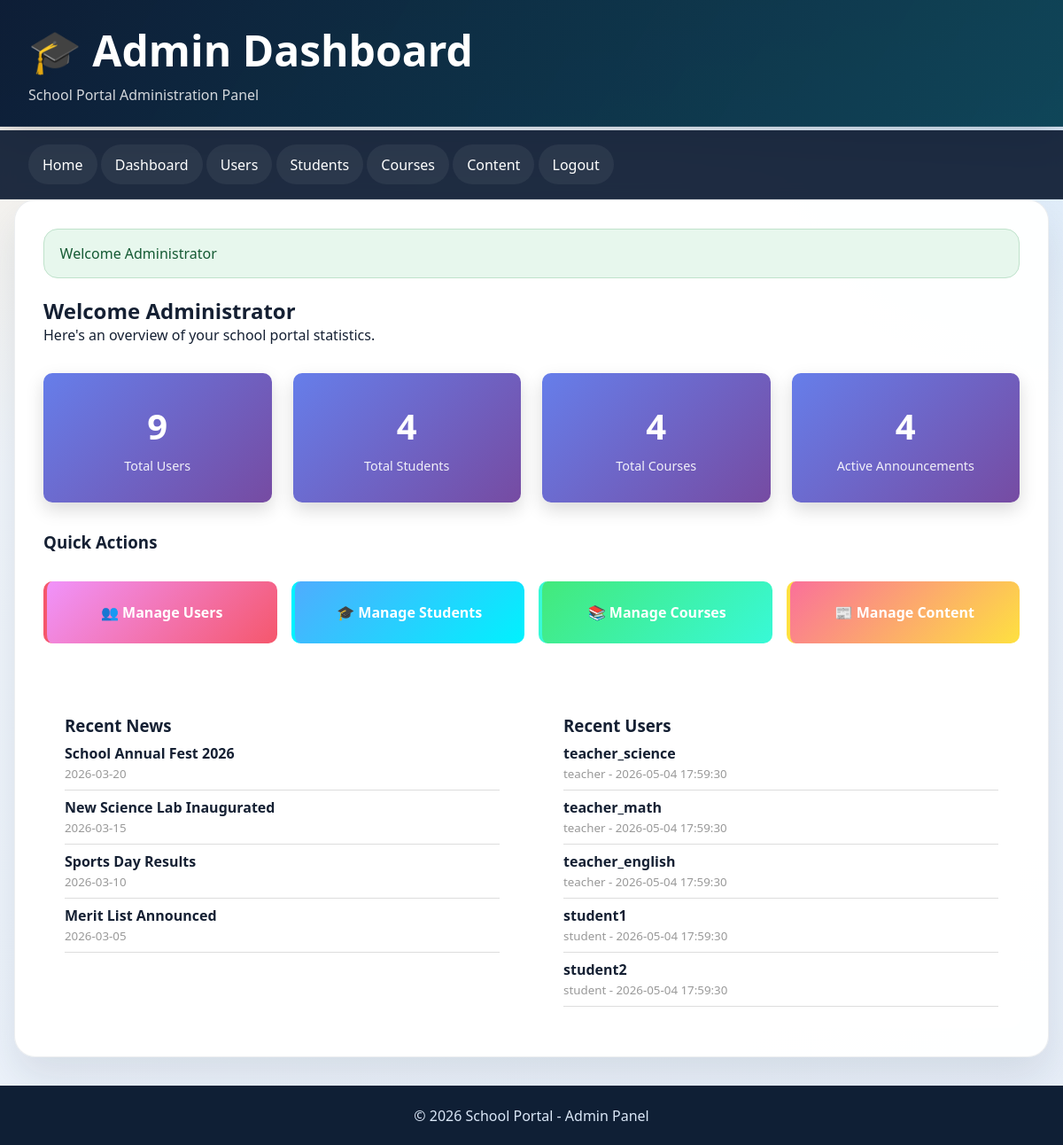
The page /pages/admin_dashboard.php (signed in) on the database its author committed.
### tables this page shows
CREATE TABLE news (
    id INT PRIMARY KEY AUTO_INCREMENT,
    title VARCHAR(200) NOT NULL,
    content LONGTEXT NOT NULL,
    author_id INT,
    category VARCHAR(50),
    published_date DATE,
    views INT DEFAULT 0,
    is_featured TINYINT DEFAULT 0,
    is_active TINYINT DEFAULT 1,
    created_at TIMESTAMP DEFAULT CURRENT_TIMESTAMP,
    updated_at TIMESTAMP DEFAULT CURRENT_TIMESTAMP ON UPDATE CURRENT_TIMESTAMP,
    FOREIGN KEY (author_id) REFERENCES users(id),
    INDEX idx_published_date (published_date),
    INDEX idx_category (category),
    INDEX idx_active (is_active)
);

CREATE TABLE users (
    id INT PRIMARY KEY AUTO_INCREMENT,
    username VARCHAR(50) NOT NULL UNIQUE,
    password VARCHAR(255) NOT NULL,
    email VARCHAR(100) NOT NULL UNIQUE,
    full_name VARCHAR(100) NOT NULL,
    role ENUM('admin', 'teacher', 'student', 'parent') DEFAULT 'student',
    department_id INT,
    phone VARCHAR(20),
    address TEXT,
    date_of_birth DATE,
    profile_picture VARCHAR(255),
    is_active TINYINT DEFAULT 1,
    last_login TIMESTAMP NULL,
    created_at TIMESTAMP DEFAULT CURRENT_TIMESTAMP,
    updated_at TIMESTAMP DEFAULT CURRENT_TIMESTAMP ON UPDATE CURRENT_TIMESTAMP,
    FOREIGN KEY (department_id) REFERENCES departments(id),
    INDEX idx_username (username),
    INDEX idx_email (email),
    INDEX idx_role (role),
    INDEX idx_active (is_active)
);

### pages/admin_dashboard.php (the view, shortened to what this page needs)
<?php
include '../includes/config.php';
$flash_welcome = $_SESSION['flash_welcome'] ?? '';
$stats = array();
$result = $conn->query("SELECT COUNT(*) as count FROM users");
$stats['total_users'] = $result->fetch_assoc()['count'];
$result = $conn->query("SELECT COUNT(*) as count FROM students");
$stats['total_students'] = $result->fetch_assoc()['count'];
$result = $conn->query("SELECT COUNT(*) as count FROM courses");
$stats['total_courses'] = $result->fetch_assoc()['count'];
$result = $conn->query("SELECT COUNT(*) as count FROM announcements WHERE is_active = 1 AND expiry_date IS NULL");
$stats['active_announcements'] = $result->fetch_assoc()['count'];
$recent_news = $conn->query("SELECT id, title, published_date FROM news ORDER BY published_date DESC LIMIT 5");
$recent_users = $conn->query("SELECT id, username, email, role, created_at FROM users ORDER BY created_at DESC LIMIT 5");
?>
<!DOCTYPE html>
<html lang="en">
<head>
    <link rel="stylesheet" href="../css/style.css">
</head>
<body>
    <header>
        <h1>🎓 Admin Dashboard</h1>
        <p>School Portal Administration Panel</p>
    </header>
    <nav>
        <a href="../index.html">Home</a>
        <a href="admin_dashboard.php">Dashboard</a>
        <a href="user_management.php">Users</a>
        <a href="student_management.php">Students</a>
        <a href="course_management.php">Courses</a>
        <a href="content_management.php">Content</a>
        <a href="logout.php">Logout</a>
    </nav>
    <div class="container">
        <div class="card">
            <?php if ($flash_welcome): ?>
                <div class="alert alert-success">
                    <?php echo htmlspecialchars($flash_welcome, ENT_QUOTES, 'UTF-8'); ?>
                </div>
            <?php endif; ?>
            <h2>Welcome Administrator</h2>
            <p>Here's an overview of your school portal statistics.</p>
            <div class="dashboard-grid">
                <div class="stat-card">
                    <h3><?php echo $stats['total_users']; ?></h3>
                    <p>Total Users</p>
                </div>
                <div class="stat-card">
                    <h3><?php echo $stats['total_students']; ?></h3>
                    <p>Total Students</p>
                </div>
                <div class="stat-card">
                    <h3><?php echo $stats['total_courses']; ?></h3>
                    <p>Total Courses</p>
                </div>
                <div class="stat-card">
                    <h3><?php echo $stats['active_announcements']; ?></h3>
                    <p>Active Announcements</p>
                </div>
            </div>
            <h3 style="margin-top: 2rem;">Quick Actions</h3>
            <div class="admin-nav">
                <a href="user_management.php" class="users">👥 Manage Users</a>
                <a href="student_management.php" class="students">🎓 Manage Students</a>
                <a href="course_management.php" class="courses">📚 Manage Courses</a>
                <a href="content_management.php" class="content">📰 Manage Content</a>
            </div>
            <div class="column-2">
                <div class="recent-section">
                    <h3>Recent News</h3>
                    <ul style="list-style: none; padding: 0;">
                        <?php
                        if ($recent_news && $recent_news->num_rows > 0) {
                            while ($news = $recent_news->fetch_assoc()) {
                                echo "<li style='padding: 0.5rem 0; border-bottom: 1px solid #ddd;'>";
                                echo "<strong>" . htmlspecialchars($news['title']) . "</strong>";
                                echo "<br><small style='color: #999;'>" . htmlspecialchars($news['published_date']) . "</small>";
                                echo "</li>";
                            }
                        }
                        ?>
                    </ul>
                </div>
                <div class="recent-section">
                    <h3>Recent Users</h3>
                    <ul style="list-style: none; padding: 0;">
                        <?php
                        if ($recent_users && $recent_users->num_rows > 0) {
                            while ($user = $recent_users->fetch_assoc()) {
                                echo "<li style='padding: 0.5rem 0; border-bottom: 1px solid #ddd;'>";
                                echo "<strong>" . htmlspecialchars($user['username']) . "</strong>";
                                echo "<br><small style='color: #999;'>" . htmlspecialchars($user['role']) . " - " . htmlspecialchars($user['created_at']) . "</small>";
                                echo "</li>";
                            }
                        }
                        ?>
                    </ul>
                </div>
            </div>
        </div>
    </div>
    <footer>
        <p>&copy; 2026 School Portal - Admin Panel</p>
    </footer>
</body>
</html>

### css/style.css (style rules this page uses)
* { margin: 0; padding: 0; box-sizing: border-box; }
body { font-family: "Segoe UI", Tahoma, Geneva, Verdana, sans-serif; background: radial-gradient(circle at top left, rgba(255, 214, 153, 0.22), transparent 30%), radial-gradient(circle at top right, rgba(108, 180, 238, 0.18), transparent 28%), linear-gradient(145deg, #f4f7fb 0%, #edf3fb 48%, #e7eef8 100%); color: #152033; min-height: 100vh; display: flex; flex-direction: column; }
a { color: inherit; }
.container { width: min(1180px, calc(100% - 32px)); margin: 0 auto; }
.site-header, header { color: #fff; background: linear-gradient(120deg, rgba(13, 29, 54, 0.95), rgba(15, 74, 92, 0.88)), linear-gradient(180deg, #102038, #0f2742); border-bottom: 1px solid rgba(255, 255, 255, 0.08); box-shadow: 0 18px 40px rgba(9, 24, 47, 0.18); }
header { padding: 1.5rem 2rem; margin-bottom: 1.25rem; }
header h1 { font-size: clamp(2rem, 4vw, 3.2rem); margin-bottom: 0.45rem; }
header p, .header-copy { font-size: 1rem; color: rgba(255, 255, 255, 0.82); max-width: 720px; }
.main-nav, nav { background: rgba(12, 27, 49, 0.92); backdrop-filter: blur(8px); border-bottom: 1px solid rgba(255, 255, 255, 0.06); }
nav { padding: 1rem 2rem; margin-top: -1rem; }
nav a { color: #fff; text-decoration: none; padding: 0.72rem 1rem; border-radius: 999px; transition: transform 0.2s ease, background 0.2s ease, box-shadow 0.2s ease; display: inline-block; background: rgba(255, 255, 255, 0.06); }
.card { background: rgba(255, 255, 255, 0.96); border: 1px solid rgba(17, 41, 69, 0.08); border-radius: 24px; box-shadow: 0 22px 45px rgba(18, 38, 63, 0.1); padding: 2rem; margin-bottom: 2rem; animation: slideIn 0.32s ease-out; }
.alert { padding: 1rem 1.1rem; border-radius: 16px; margin-bottom: 1.25rem; animation: slideIn 0.3s ease-out; border: 1px solid transparent; }
.alert-success { background: #e7f7ed; color: #155a34; border-color: #bfe2cb; }
.column-2 { display: grid; grid-template-columns: 1fr 1fr; gap: 1.5rem; }
footer { background: #0f1f35; color: #dbe8f8; text-align: center; padding: 1.4rem; margin-top: auto; }

### pages/admin_dashboard.php (style rules this page uses)
.dashboard-grid { display: grid; grid-template-columns: repeat(auto-fit, minmax(250px, 1fr)); gap: 1.5rem; margin: 2rem 0; }
.stat-card { background: linear-gradient(135deg, #667eea 0%, #764ba2 100%); color: white; padding: 2rem; border-radius: 10px; box-shadow: 0 8px 20px rgba(0, 0, 0, 0.15); text-align: center; }
.stat-card h3 { font-size: 2.5rem; margin-bottom: 0.5rem; }
.stat-card p { font-size: 0.9rem; opacity: 0.9; }
.admin-nav { display: grid; grid-template-columns: repeat(auto-fit, minmax(200px, 1fr)); gap: 1rem; margin: 2rem 0; }
.admin-nav a { display: block; background: white; padding: 1.5rem; border-radius: 10px; text-decoration: none; color: white; font-weight: 600; text-align: center; transition: 0.3s; border-left: 4px solid; }
.admin-nav a.users { background: linear-gradient(135deg, #f093fb 0%, #f5576c 100%); border-left-color: #f5576c; }
.admin-nav a.students { background: linear-gradient(135deg, #4facfe 0%, #00f2fe 100%); border-left-color: #00f2fe; }
.admin-nav a.courses { background: linear-gradient(135deg, #43e97b 0%, #38f9d7 100%); border-left-color: #38f9d7; }
.admin-nav a.content { background: linear-gradient(135deg, #fa709a 0%, #fee140 100%); border-left-color: #fee140; }
.recent-section { background: white; padding: 1.5rem; border-radius: 10px; margin-top: 1.5rem; }

### rows shown on the page
news: title "School Annual Fest 2026", published_date "2026-03-20"
news: title "New Science Lab Inaugurated", published_date "2026-03-15"
news: title "Sports Day Results", published_date "2026-03-10"
news: title "Merit List Announced", published_date "2026-03-05"
users: username "teacher_science", role "teacher", created_at "2026-05-04 17:59:30"
users: username "teacher_math", role "teacher", created_at "2026-05-04 17:59:30"
users: username "teacher_english", role "teacher", created_at "2026-05-04 17:59:30"
users: username "student1", role "student", created_at "2026-05-04 17:59:30"
users: username "student2", role "student", created_at "2026-05-04 17:59:30"

### other values the page prints
$flash_welcome "Welcome Administrator"
$stats['total_users'] "9"
$stats['total_students'] "4"
$stats['total_courses'] "4"
$stats['active_announcements'] "4"
